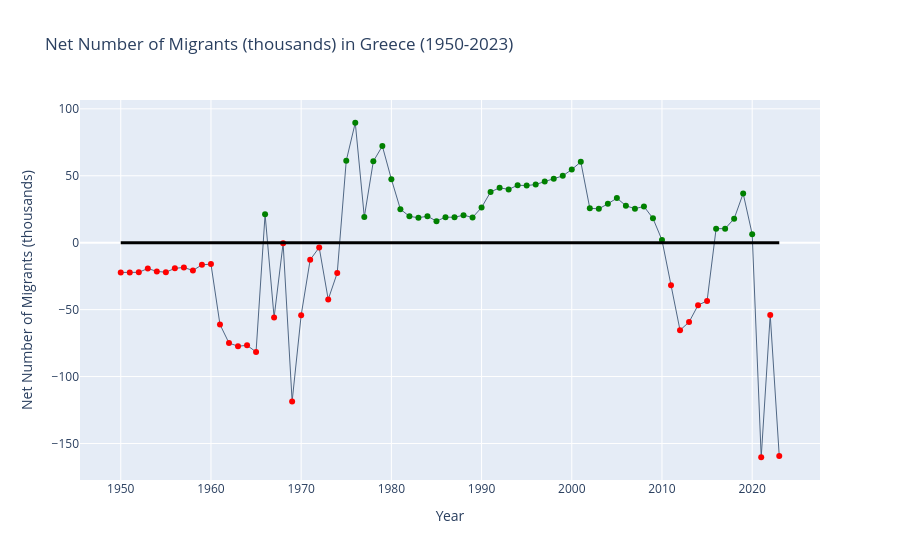
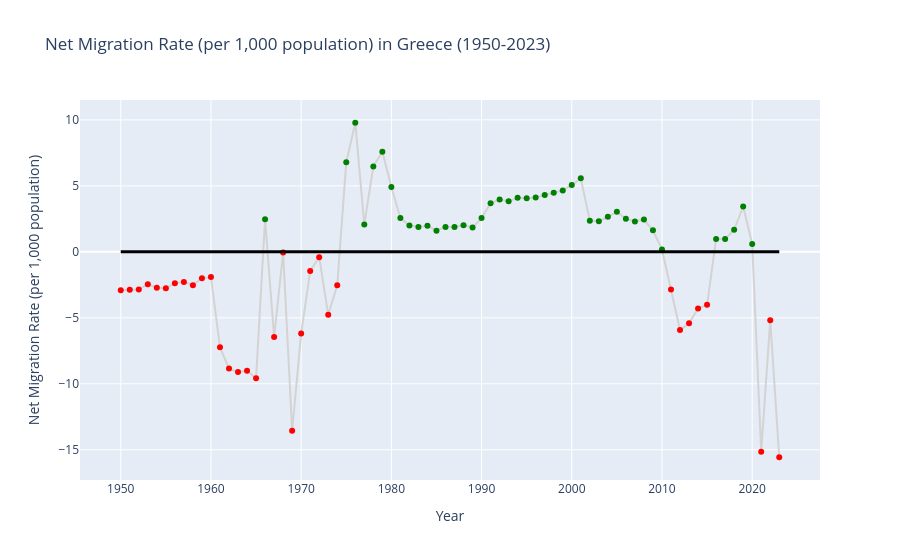

The code cell stored with these charts, in order, in its notebook:
### Code cell
# Filter the DataFrame for rows where the area is Greece and the Year is between 1950 and 2023
df_greece_filtered = df.query('Country == "Greece" and 1950 <= Year <= 2023')

# Create the first chart for 'Net Number of Migrants (thousands)'
fig1 = go.Figure()

# Add points above zero
fig1.add_trace(go.Scatter(
    x=df_greece_filtered['Year'],
    y=df_greece_filtered['Net Migrants (thousands)'],
    mode='lines+markers',
    marker=dict(color=['green' if y > 0 else 'red' for y in df_greece_filtered['Net Migrants (thousands)']]),
    line=dict(color='#506784',
              width=1)
))

# Add a horizontal line at y=0
fig1.add_shape(
    type='line',
    x0=df_greece_filtered['Year'].min(),
    x1=df_greece_filtered['Year'].max(),
    y0=0,
    y1=0,
    line=dict(
        color='Black',
        width=3  # Three times thicker than the default grid lines
    )
)

# Update layout
fig1.update_layout(
    title='Net Number of Migrants (thousands) in Greece (1950-2023)',
    xaxis_title='Year',
    yaxis_title='Net Number of Migrants (thousands)'
)

# Show the first chart
fig1.show()

# Create the second chart for 'Net Migration Rate'
fig2 = go.Figure()

# Add points above zero
fig2.add_trace(go.Scatter(
    x=df_greece_filtered['Year'],
    y=df_greece_filtered['Net Migration Rate (per 1,000 population)'],
    mode='lines+markers',
    marker=dict(color=['green' if y > 0 else 'red' for y in df_greece_filtered['Net Migration Rate (per 1,000 population)']]),
    line=dict(color='lightgrey')  # Set line color to match grid color
))

# Add a horizontal line at y=0
fig2.add_shape(
    type='line',
    x0=df_greece_filtered['Year'].min(),
    x1=df_greece_filtered['Year'].max(),
    y0=0,
    y1=0,
    line=dict(
        color='Black',
        width=3  # Three times thicker than the default grid lines
    )
)

# Update layout
fig2.update_layout(
    title='Net Migration Rate (per 1,000 population) in Greece (1950-2023)',
    xaxis_title='Year',
    yaxis_title='Net Migration Rate (per 1,000 population)'
)

# Show the second chart
fig2.show()

### Figure 1 — Plotly figure (JSON) as saved in the notebook; plotly's stock layout.template omitted (floating-point values rounded to 4 significant figures)
{"data": [{"line": {"color": "#506784", "width": 1}, "marker": {"color": ["red", "red", "red", "red", "red", "red", "red", "red", "red", "red", "red", "red", "red", "red", "red", "red", "green", "red", "red", "red", "red", "red", "red", "red", "red", "green", "green", "green", "green", "green", "green", "green", "green", "green", "green", "green", "green", "green", "green", "green", "green", "green", "green", "green", "green", "green", "green", "green", "green", "green", "green", "green", "green", "green", "green", "green", "green", "green", "green", "green", "green", "red", "red", "red", "red", "red", "green", "green", "green", "green", "green", "red", "red", "red"]}, "mode": "lines+markers", "type": "scatter", "x": [1950, 1951, 1952, 1953, 1954, 1955, 1956, 1957, 1958, 1959, 1960, 1961, 1962, 1963, 1964, 1965, 1966, 1967, 1968, 1969, 1970, 1971, 1972, 1973, 1974, 1975, 1976, 1977, 1978, 1979, 1980, 1981, 1982, 1983, 1984, 1985, 1986, 1987, 1988, 1989, 1990, 1991, 1992, 1993, 1994, 1995, 1996, 1997, 1998, 1999, 2000, 2001, 2002, 2003, 2004, 2005, 2006, 2007, 2008, 2009, 2010, 2011, 2012, 2013, 2014, 2015, 2016, 2017, 2018, 2019, 2020, 2021, 2022, 2023], "y": [-22.21, -22.21, -22.14, -19.26, -21.47, -22.04, -19.16, -18.52, -20.74, -16.55, -16.0, -61.1, -74.97, -77.34, -76.68, -81.58, 21.21, -55.85, -0.429, -118.5, -54.17, -12.75, -3.589, -42.39, -22.59, 61.27, 89.6, 19.19, 60.77, 72.18, 47.46, 25.06, 19.68, 18.66, 19.77, 16.09, 19.06, 19.0, 20.56, 18.86, 26.29, 37.92, 41, 39.83, 42.9, 42.67, 43.44, 45.67, 47.86, 49.93, 54.66, 60.39, 25.69, 25.32, 29.04, 33.3, 27.62, 25.4, 27.08, 18.18, 2.001, -31.79, -65.36, -59.32, -46.68, -43.46, 10.48, 10.48, 17.94, 36.76, 6.353, -160.3, -54.0, -159.4]}], "layout": {"autosize": true, "shapes": [{"line": {"color": "Black", "width": 3}, "type": "line", "x0": 1950, "x1": 2023, "y0": 0, "y1": 0}], "title": {"text": "Net Number of Migrants (thousands) in Greece (1950-2023)"}, "xaxis": {"autorange": true, "range": [1946.0, 2027.0], "title": {"text": "Year"}, "type": "linear"}, "yaxis": {"autorange": true, "range": [-180.9, 110.2], "title": {"text": "Net Number of Migrants (thousands)"}, "type": "linear"}}}

### Figure 2 — Plotly figure (JSON) as saved in the notebook; plotly's stock layout.template omitted (floating-point values rounded to 4 significant figures)
{"data": [{"line": {"color": "lightgrey"}, "marker": {"color": ["red", "red", "red", "red", "red", "red", "red", "red", "red", "red", "red", "red", "red", "red", "red", "red", "green", "red", "red", "red", "red", "red", "red", "red", "red", "green", "green", "green", "green", "green", "green", "green", "green", "green", "green", "green", "green", "green", "green", "green", "green", "green", "green", "green", "green", "green", "green", "green", "green", "green", "green", "green", "green", "green", "green", "green", "green", "green", "green", "green", "green", "red", "red", "red", "red", "red", "green", "green", "green", "green", "green", "red", "red", "red"]}, "mode": "lines+markers", "type": "scatter", "x": [1950, 1951, 1952, 1953, 1954, 1955, 1956, 1957, 1958, 1959, 1960, 1961, 1962, 1963, 1964, 1965, 1966, 1967, 1968, 1969, 1970, 1971, 1972, 1973, 1974, 1975, 1976, 1977, 1978, 1979, 1980, 1981, 1982, 1983, 1984, 1985, 1986, 1987, 1988, 1989, 1990, 1991, 1992, 1993, 1994, 1995, 1996, 1997, 1998, 1999, 2000, 2001, 2002, 2003, 2004, 2005, 2006, 2007, 2008, 2009, 2010, 2011, 2012, 2013, 2014, 2015, 2016, 2017, 2018, 2019, 2020, 2021, 2022, 2023], "y": [-2.902, -2.879, -2.848, -2.456, -2.714, -2.761, -2.376, -2.276, -2.525, -1.994, -1.908, -7.234, -8.848, -9.112, -9.017, -9.573, 2.472, -6.453, -0.049, -13.55, -6.192, -1.451, -0.406, -4.766, -2.53, 6.794, 9.782, 2.068, 6.472, 7.578, 4.916, 2.569, 2, 1.882, 1.981, 1.603, 1.89, 1.875, 2.02, 1.846, 2.563, 3.679, 3.958, 3.825, 4.099, 4.057, 4.11, 4.3, 4.483, 4.654, 5.069, 5.569, 2.359, 2.319, 2.653, 3.032, 2.507, 2.3, 2.445, 1.637, 0.18, -2.861, -5.916, -5.409, -4.285, -4.016, 0.973, 0.975, 1.672, 3.43, 0.594, -15.15, -5.186, -15.56]}], "layout": {"autosize": true, "shapes": [{"line": {"color": "Black", "width": 3}, "type": "line", "x0": 1950, "x1": 2023, "y0": 0, "y1": 0}], "title": {"text": "Net Migration Rate (per 1,000 population) in Greece (1950-2023)"}, "xaxis": {"autorange": true, "range": [1946.0, 2027.0], "title": {"text": "Year"}, "type": "linear"}, "yaxis": {"autorange": true, "range": [-17.66, 11.87], "title": {"text": "Net Migration Rate (per 1,000 population)"}, "type": "linear"}}}
